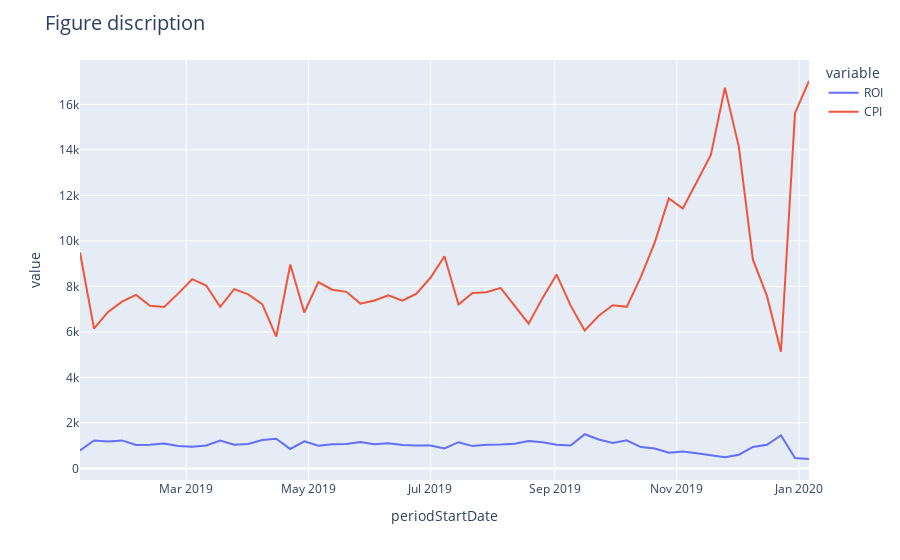

The cell this chart's notebook holds for it:
### Code cell
fig6 = group_data_w.plot(group_data_w, x = group_data_w.index, y = ['ROI','CPI'])
fig6.update_layout(title_text="Figure discription", title_font=dict(size=20))
fig6.update_layout(uniformtext_minsize=16, uniformtext_mode='hide')
fig6.show()
